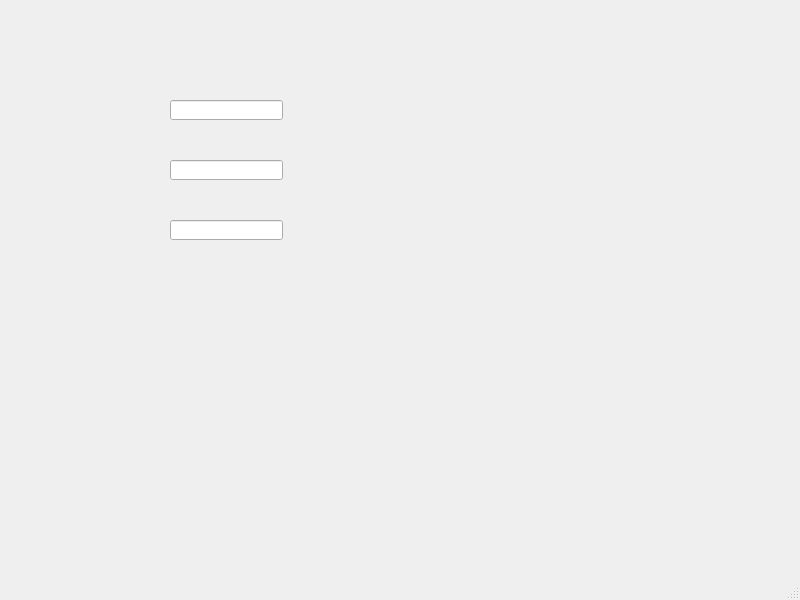
<?xml version="1.0" encoding="UTF-8"?>
<ui version="4.0">
 <class>MainWindow</class>
 <widget class="QMainWindow" name="MainWindow">
  <property name="geometry">
   <rect>
    <x>0</x>
    <y>0</y>
    <width>800</width>
    <height>600</height>
   </rect>
  </property>
  <property name="windowTitle">
   <string>MainWindow</string>
  </property>
  <widget class="QWidget" name="centralwidget">
   <widget class="QLineEdit" name="lineEdit">
    <property name="geometry">
     <rect>
      <x>170</x>
      <y>100</y>
      <width>113</width>
      <height>20</height>
     </rect>
    </property>
    <property name="readOnly">
     <bool>false</bool>
    </property>
    <property name="clearButtonEnabled">
     <bool>false</bool>
    </property>
   </widget>
   <widget class="QLineEdit" name="lineEdit_2">
    <property name="geometry">
     <rect>
      <x>170</x>
      <y>160</y>
      <width>113</width>
      <height>20</height>
     </rect>
    </property>
   </widget>
   <widget class="QLineEdit" name="lineEdit_3">
    <property name="geometry">
     <rect>
      <x>170</x>
      <y>220</y>
      <width>113</width>
      <height>20</height>
     </rect>
    </property>
   </widget>
  </widget>
  <widget class="QMenuBar" name="menubar">
   <property name="geometry">
    <rect>
     <x>0</x>
     <y>0</y>
     <width>800</width>
     <height>23</height>
    </rect>
   </property>
  </widget>
  <widget class="QStatusBar" name="statusbar"/>
 </widget>
 <resources/>
 <connections/>
</ui>
